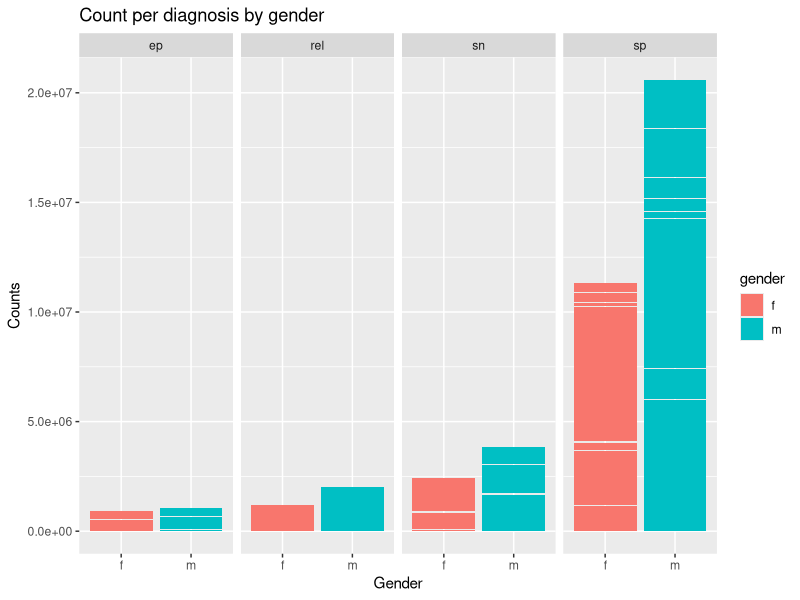
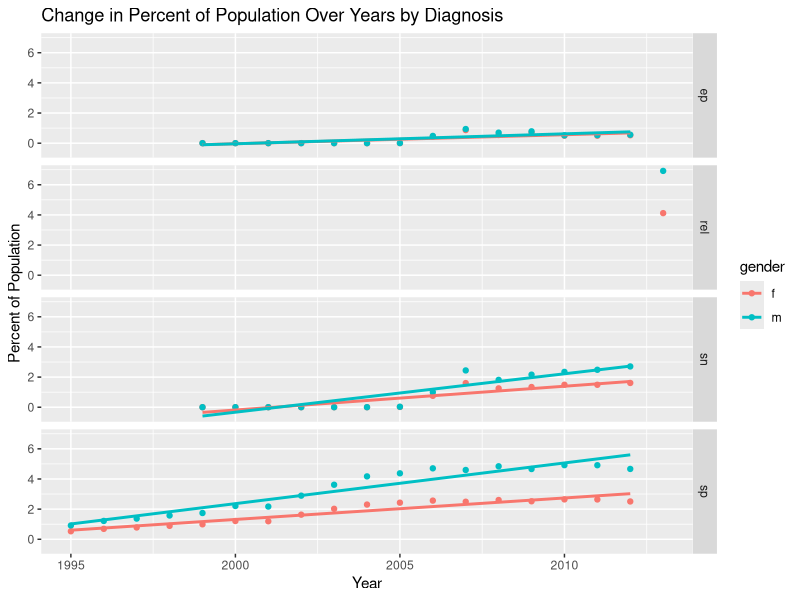
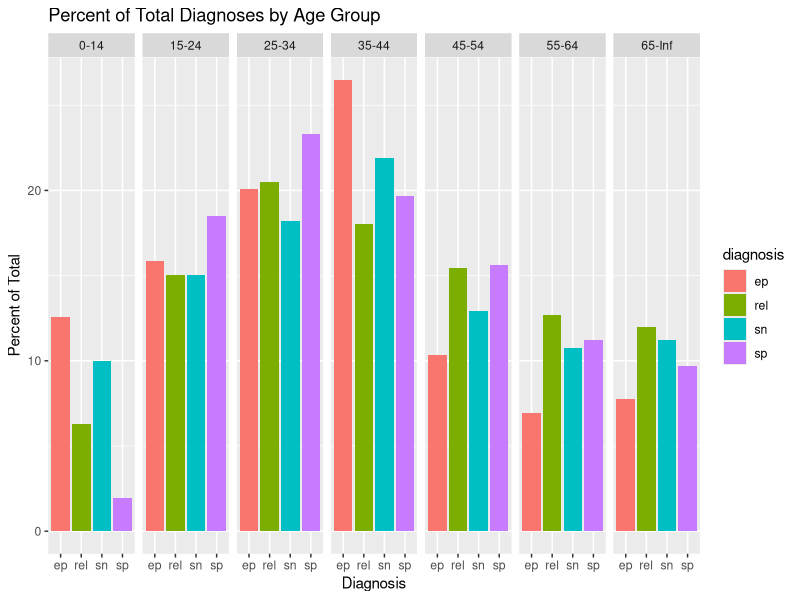

These figures' R source, in order:
## ---- chunk 1
library(dplyr)
library(tidyr)
library(ggplot2)
library(stringr)
library(scales)

#your code here
data(who)
data(population)

who <- who %>%
  pivot_longer(cols = matches("new_?(.*)_(.)(.*)"),
               names_to = c("diagnosis", "gender", "age"),
               names_pattern = "new_?(.*)_(.)(.*)",
               values_to = "count")
               
## ---- chunk 2
# your code here
who <- left_join(who, population, by=c("country", "year"))
who
## ---- chunk 3
# your code here
who <- who %>%
  mutate(age = str_replace(age, "014", "0014")) %>%
  separate(col = "age",
           into = c("min_age", "max_age"),
           sep = 2) %>%
  mutate(min_age = str_replace(min_age, "00", "0"))
who
## ---- chunk 4
# your code here
who <- who %>%
  mutate(max_age = replace(max_age, max_age=="", as.character(Inf)))
who
## ---- chunk 5
# your code here
who %>%
  select(c("diagnosis", "gender", "count")) %>%
  group_by(gender,diagnosis) %>%
  summarise(diagnosis_count=sum(count, na.rm = TRUE))
## ---- chunk 6
#your code here
ggplot(data = who,
       mapping = aes(x=gender, y=count)) +
  geom_col(aes(fill=gender)) +
  labs(x='Gender',
       y='Counts',
       title="Count per diagnosis by gender") +
  facet_grid(.~diagnosis)
      
## ---- chunk 7
# your code here
pop_year_data <- who %>%
  select(c("population","year","gender","diagnosis","count")) %>%
  group_by(year,gender,diagnosis) %>%
  drop_na() %>%
  summarise(percent_pop = 100 * (sum(count) / mean(population)))
pop_year_data
## ---- chunk 8
# your code here
ggplot(data = pop_year_data,
       mapping = aes(x=year, y=percent_pop, col=gender)) +
  geom_point() +
  geom_smooth(method = "lm", se = FALSE) +
  facet_grid(diagnosis~.) +
  xlab("Year") +
  ylab("Percent of Population") +
  labs(title = "Change in Percent of Population Over Years by Diagnosis")
## ---- chunk 9
# your code here
who <- who %>%
  unite(col = 'age_range', min_age:max_age,sep="-")
who
## ---- chunk 10
# your code here
all_diagnoses <- who %>%
  select(c("gender", "diagnosis", "age_range", "count")) %>%
  group_by(diagnosis) %>%
  summarise(total = sum(count, na.rm = TRUE))

diagnosis_by_age <- who %>%
  select(c("gender", "diagnosis", "age_range", "count")) %>%
  group_by(diagnosis, age_range) %>%
  summarise(total_by_age = sum(count, na.rm = TRUE))

age_diagnosis_data <- left_join(diagnosis_by_age, all_diagnoses)

age_diagnosis_data <- mutate(age_diagnosis_data, percent_of_total = 100 * (total_by_age / total))

ggplot(data = age_diagnosis_data,
       mapping = aes(x=diagnosis, y=percent_of_total)) +
  geom_col(aes(fill=diagnosis)) +
  labs(x='Diagnosis',
       y='Percent of Total',
       title="Percent of Total Diagnoses by Age Group") +
  facet_grid(.~age_range)
